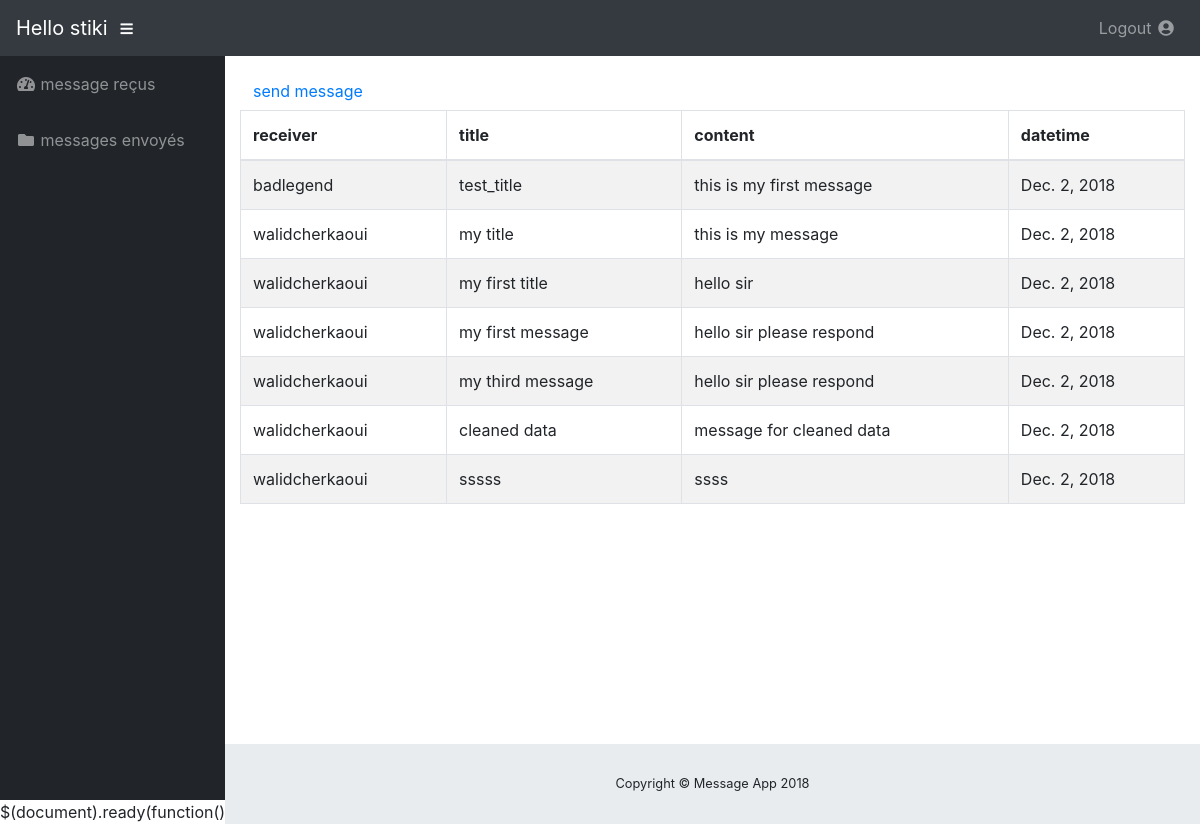
Screenshot of /msg/sent/ (signed in) with the database file from the repository.
### msg/models.py (models this page shows, shortened)
class Msg(models.Model):
    sender=models.ForeignKey(User, on_delete=models.CASCADE , related_name='sender')
    receiver=models.ForeignKey(User, on_delete=models.CASCADE , related_name='receiver')
    title =models.CharField(max_length=50)
    content = models.TextField()
    datetime = models.DateField()

### msg/views.py (the view)
# urls.py: path('sent/', views.sentmsg , name ='sentMsg')
def sentmsg(request):
    current_user=request.user
    if ( not request.user.is_authenticated):
        return HttpResponseRedirect('/accounts/login')
    else:
        messages=Msg.objects.filter(sender=current_user)
        return render(request, "sent_msgs.html", {'messages': messages})

### mss_app/templates/sent_msgs.html
{% extends 'base_msg.html' %}
{% block username %}
Hello {{user.username}}
{% endblock %}
{% block content %}
{% if user.is_authenticated %}
<a href="/msg/create" class="btn btn-default">send message</a>
<table id="example" class="table table-striped table-bordered" style="width:100%">
        <thead>
            <tr>
                <th>receiver</th>
                <th>title</th>
                <th>content</th>
                <th>datetime</th>
            </tr>
        </thead>
        <tbody>
            {% for m in messages %}
            <tr>
                <td>{{ m.receiver }}</td>
                <td>{{ m.title }}</td>
                <td>{{ m.content }}</td>
                <td>{{ m.datetime }}</td>
            </tr>
            {% endfor %}
        </tbody>
</table>
{% else %}
  <p>You are not logged in</p>
  <a href="{% url 'login' %}">login</a>
{% endif %}
{% endblock %}
{% block scripts %}
$(document).ready(function() {
    $('#messages_received').DataTable();
} );
{% endblock %}

### mss_app/templates/base_msg.html (shortened to what this page needs)
<!DOCTYPE html>
<html lang="fr">
  <head>
    {% load static %}
    <link href="{%  static 'css/bootstrap.min.css' %}" rel="stylesheet">
   <link href="https://cdn.datatables.net/1.10.19/css/dataTables.bootstrap4.min.css" rel="stylesheet">
    <link href="{% static 'css/all.min.css'  %}" rel="stylesheet" type="text/css">
    <link href="{% static 'css/sb-admin.min.css'  %}" rel="stylesheet">
  </head>
  <body id="page-top">
    <nav class="navbar navbar-expand navbar-dark bg-dark static-top">
      <a class="navbar-brand mr-1" href="index.html">{% block username %}{% endblock %}</a>
      <button class="btn btn-link btn-sm text-white order-1 order-sm-0" id="sidebarToggle" href="#">
        <i class="fas fa-bars"></i>
      </button>
      <ul class="navbar-nav ml-auto">
        <li class="nav-item no-arrow">
          <a class="nav-link " href="{% url 'logout' %}" id="userDropdown" role="button" data-toggle="dropdown" aria-haspopup="true" aria-expanded="false">
              Logout <i class="fas fa-user-circle fa-fw"></i>
          </a>
        </li>
      </ul>
    </nav>
    <div id="wrapper">
      <ul class="sidebar navbar-nav">
        <li class="nav-item">
          <a class="nav-link" href="/msg">
            <i class="fas fa-fw fa-tachometer-alt"></i>
            <span>message reçus</span>
          </a>
        </li>
        <li class="nav-item">
          <a class="nav-link " href="/msg/sent" id="pagesDropdown" role="button" data-toggle="dropdown" aria-haspopup="true" aria-expanded="false">
            <i class="fas fa-fw fa-folder"></i>
            <span>messages envoyés</span>
          </a>
        </li>
      </ul>
      <div id="content-wrapper">
        <div class="container-fluid">
          {% block content %}
          {% endblock %}
        </div>
        <footer class="sticky-footer">
          <div class="container my-auto">
            <div class="copyright text-center my-auto">
              <span>Copyright © Message App 2018</span>
            </div>
          </div>
        </footer>
      </div>
    </div>
    {% block scripts %}{% endblock %}
  </body>
</html>

### rows the page displays
Msg: receiver "badlegend", title "test_title", content "this is my first message", datetime "Dec. 2, 2018"
Msg: receiver "walidcherkaoui", title "my title", content "this is my message", datetime "Dec. 2, 2018"
Msg: receiver "walidcherkaoui", title "my first title", content "hello sir", datetime "Dec. 2, 2018"
Msg: receiver "walidcherkaoui", title "my first message", content "hello sir please respond", datetime "Dec. 2, 2018"
Msg: receiver "walidcherkaoui", title "my third message", content "hello sir please respond", datetime "Dec. 2, 2018"
Msg: receiver "walidcherkaoui", title "cleaned data", content "message for cleaned data", datetime "Dec. 2, 2018"
Msg: receiver "walidcherkaoui", title "sssss", content "ssss", datetime "Dec. 2, 2018"

### other values shown
{{ user.username }} "stiki"
